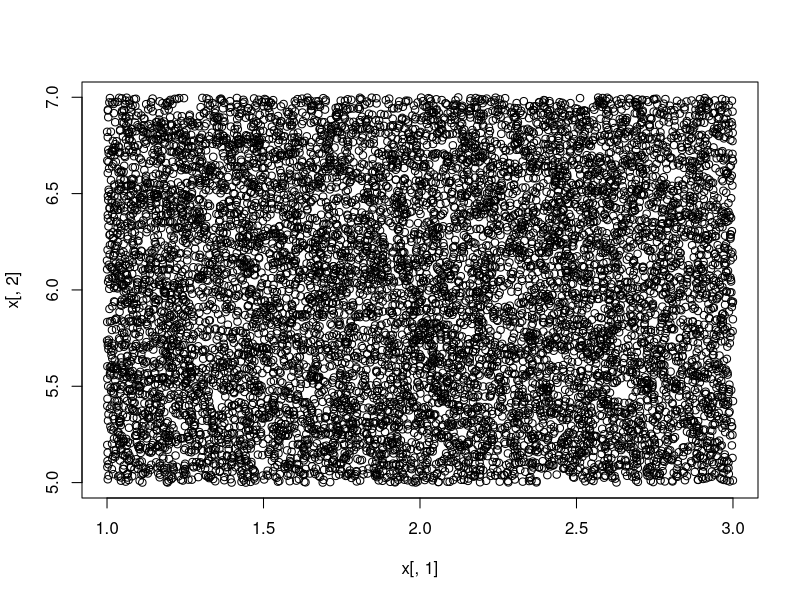
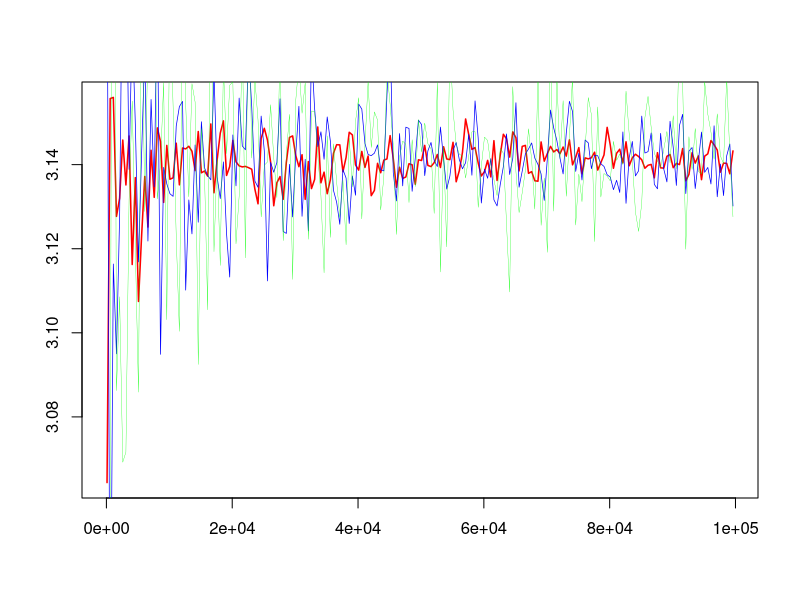
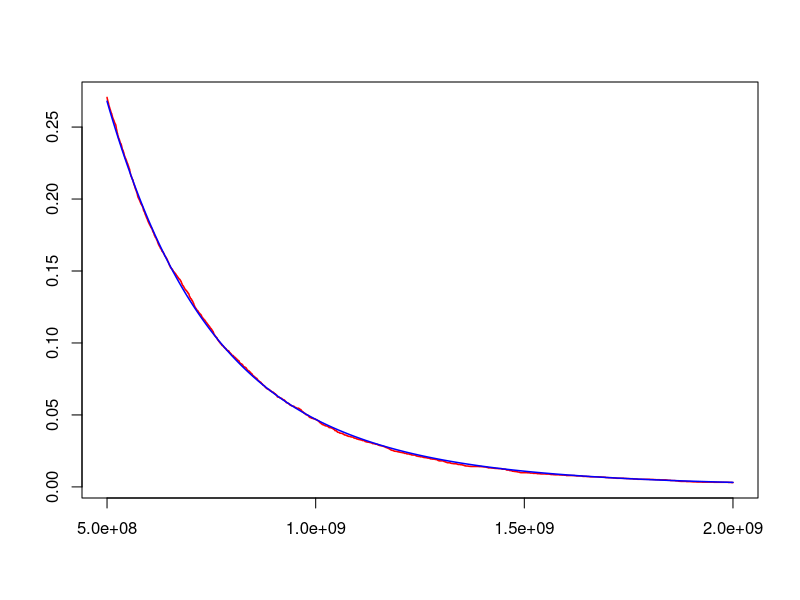
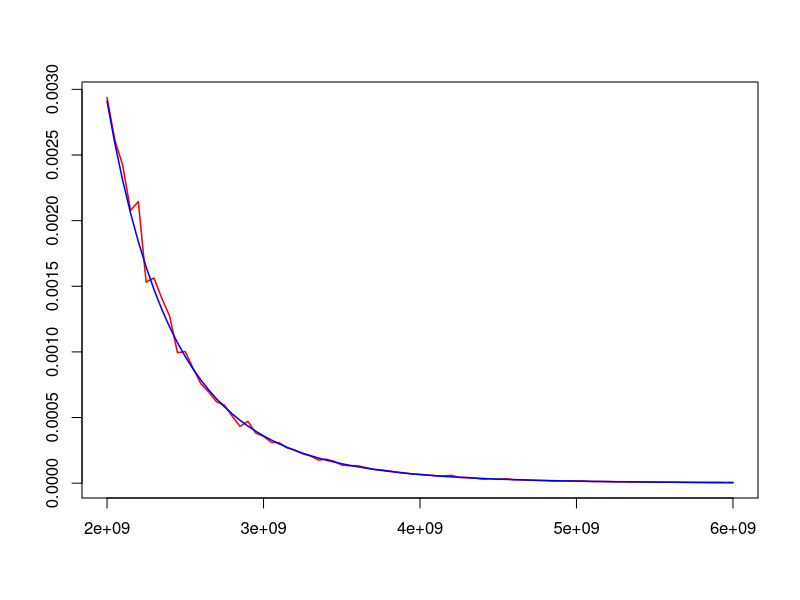

These charts were generated, in order, by the following R code:
#R code pour le TP1 - Simulation, Inférence MCMC - M1 Maths UFR MIM

# This version: 05/11/2022

#Exercice 1

#1
unif_utile <- function(n,a,b){
  u<-runif(n,0,1)
  u <- (b-a)*u+a
  return(u)
}

#2 
a <-1
b <-3
c <- 5
d <-7
n<- 10000

x <- matrix(rep(0,2*n),n,2)

for (i in 1:n){
  x[i,1] <- (b-a)*runif(1)+a
  x[i,2] <- (d-c)*runif(1)+c
}
plot(x[,1],x[,2])

#3 - Il y avait ici deux types de réponses possibles, résumées dans les deux versions ci-dessous : (On peut également utiliser directement la fonction sample de R)
#Version 1
quantile_unif_discrete <- function(t,N){
  i <- 1
  while(t>i/N){
    i=i+1
  }
  return(i)
}

#Version 2
quantile_unif_discreteBis <- function(t,N){
  return(floor(t*N)+1)
}



#Exercice 2
#Après inversion des fonctions de répartition des mesures de probabilités données dans l'énoncé, on obtient :

#1
simulExpon <- function(n,a){
  -log(runif(n))/a
}

#2
simulCauchy <- function(n,a){
  a*tan(pi*(runif(n)-0.5))
}

#3
simulPareto <- function(n,a){
  1/runif(n)^(1/a)
}


#Exercice 3

#2
n=10000

I1 <- function(n){
  U <- runif(n)
  I_1 <- sum(4*sqrt(1-U^2))/n
  return(I_1)
}

print(I1(n))

I2 <- function(n){
  U <- runif(n,-1,1)
  V <- runif(n,-1,1)
  I_2 <- 4*sum(U^2+V^2<=1)/n
  return(I_2)
}

print(I2(n))

I3 <- function(n){
  U <- runif(n,-1,1)
  V <- runif(n,-1,1)
  W <- runif(n,-1,1)
  I_3 <- 2*3*sum(U^2+V^2+W^2<=1)/n
  return(I_3)
}

print(I3(n))

#3
N <- floor(4*10^4*qnorm(0.975)^2*5/3)+1
print(N)

#4
#Nous pouvons illustrer la convergence, en faisant par exemple varier le nombre n de simulations :

n_vec <- seq(100,100000,500)

#En utilisant la fonction R vapply, nous allons appliquer les fonctions I1, I2 et I3 le long du vecteur n_vec :

I1_vec <- vapply(n_vec, I1, FUN.VALUE = sqrt(2))
I2_vec <- vapply(n_vec, I2, FUN.VALUE = sqrt(2))
I3_vec <- vapply(n_vec, I3, FUN.VALUE = sqrt(2))
#Le dernier paramètre sqrt(2) sert simplement à indiquer que les fonctions I1, I2 et I3 renvoient des réels.

#Nous pouvons maintenant faire les graphiques 
plot(n_vec, I1_vec, type = "l", xlab ="", ylab = "", col="red", lwd=1.5)
lines(n_vec, I2_vec, type = "l", xlab ="", ylab = "", col="blue", lwd=0.7)
lines(n_vec, I3_vec, type = "l", xlab ="", ylab = "", col="green", lwd=0.3)
#On constate graphiquement que la méthode I1 (de plus faible dimension) semble converger plus rapidement


#Exercice 4

#Nombre de simulations
n<-10000

#Données du problème
m<-0.6947
sigma<-0.6563
P<-166275000

# Question 1. 
X <- rnorm(n,m,sigma)
Z <- P*exp(X)
S <- seq(500000000,2000000000,10000)
MC_n <- c()
exact <- c()
i=1
for (K in S){
  MC_n[i] = 1/n*sum(Z>K)
  Ktilde = log(K/P)
  exact[i]=1-pnorm(Ktilde,m,sigma)
  i=i+1
}

# Question 2.
#Dans la boucle ci-dessus, on a calculé à la fois les valeurs estimées par Monte-Carlo de la 
#probabilité qui nous intéresse, ainsi que la valeur "exacte" (approchée numériquement de manière
# précise par R) de cette même probabilité.
#Nous pouvons maintenant représenter ces deux courbes (en fonction de K) sur un même graphique :
plot(S, MC_n, type = "l", xlab ="", ylab = "", col="red", lwd=1.5)
lines(S, exact, type = "l", xlab ="", ylab = "", col="blue", lwd=1.5)

#On constate que pour les grandes valeurs de K, l'approximation de Monte-Carlo donne une valeur
#nulle, alors que la courbe bleue est strictement positive.

# Question 3.
#La densité g donnée dans l'énoncé correspond à une gaussienne centrée en log(K/P). Nous aurons donc
#environ la moitié des valeurs simulées qui seront au dessus de log(K/P), même si K est grand.

# Question 4.
S <- seq(2000000000,6000000000,50000000) #de 2*10^9 à 6*10^9 par pas de 5*10^7

Imp_sampling <- function(m,sigma,P,n){
  i=1
  alpha_g <- c()
  exact <- c()
  for (K in S){
    Ktilde <- log(K/P)
    Y <- rnorm(n,Ktilde,sigma) 
    alpha_g[i] <- 1/n*sum(exp(-1/(2*sigma^2)*(2*Y-m-Ktilde)*(Ktilde-m))*(Y>Ktilde))
    exact[i] <- 1-pnorm(Ktilde,m,sigma)
    i=i+1
  } 
  A_renvoyer <- list("Approx" = alpha_g, "Exact" = exact)
  return(A_renvoyer)
}

#graphe de la valeur "exacte" VS valeur approximée par échantillonage préférentiel
Imp <- Imp_sampling(0.6947,0.65,166275000,1000)
plot(S,Imp$Approx, type = "l", xlab ="", ylab = "", col="red", lwd=1.5)
lines(S,Imp$Exact, type = "l", xlab ="", ylab = "", col="blue", lwd=1.5)





